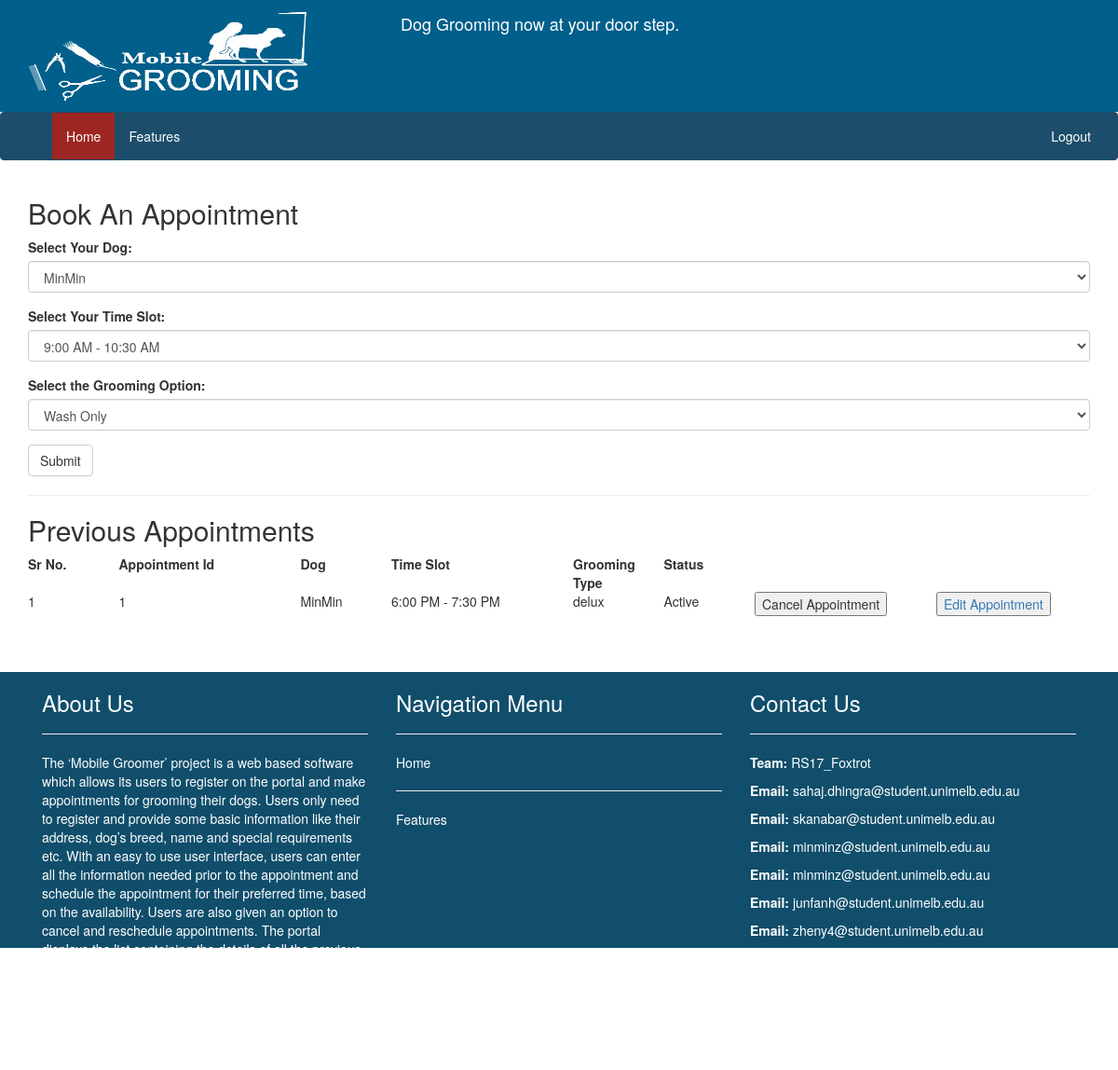
The app's page /dashboard (signed in) with its own data.
### tables this page shows
CREATE TABLE `bookings` (
  `id` int(40) NOT NULL,
  `userId` int(40) NOT NULL,
  `dogId` int(40) NOT NULL,
  `timeSlot` text NOT NULL,
  `groomingType` text NOT NULL,
  `status` int(1) NOT NULL DEFAULT '1',
  `timestamp` timestamp NOT NULL DEFAULT CURRENT_TIMESTAMP
);

CREATE TABLE `dog_details` (
  `id` int(11) NOT NULL,
  `userId` int(11) NOT NULL,
  `dog_name` text NOT NULL,
  `dog_breed` text NOT NULL,
  `dog_dob` date NOT NULL
);

### dashboard/index.php (the view, shortened to what this page needs)
<?php
include '../config-db.php';
?>
<html lang="en-US">
	<head>
		<link href="../bootstrap/css/bootstrap.min.css" rel="stylesheet">
		<link href="../css/style.css" rel="stylesheet">
	</head>
	<body>
		<?php include '../header.php';
		include '../login.php';?>
		<div class="container">
			<h2>Book An Appointment</h2>
			<form id="form-appointment">
			  <div class="form-group">
			    <label for="dog_name">Select Your Dog:</label>
				  <select class="form-control" id="dog_name" name="dog_name">
				  <?php
				  	$sql_select_user="Select * from dog_details where userId='".$_SESSION["userid"]."'";
					$res_select_user=mysqli_query($con,$sql_select_user);
					while($row_select_user=mysqli_fetch_array($res_select_user,MYSQLI_ASSOC)){ ?>
						<option value="<?php echo $row_select_user['id']?>" id="<?php echo $row_select_user['id']?>"><?php echo $row_select_user['dog_name']?></option>
					<?php }
				  ?>
				  </select>
			  </div>
			  <div class="form-group">
			    <?php
			    function creatTimeDropdown($row){
			    	$hours = $minutes = $ampm = $optString='';
			        for( $i = 540; $i <= 1260; $i += 90){
			        			$flag=0;
			                    $hours = floor($i / 60);
			                    $minutes = $i % 60;
			                    if ($minutes < 10){
			                        $minutes = '0' . $minutes;
			                    }
			                    $ampm = $hours % 24 < 12 ? 'AM' : 'PM';
			                    $hours = $hours % 12;
			                    if ($hours === 0){
			                        $hours = 12;
			                    }
			                    $hours_next = floor(($i+90) / 60);
			                    $minutes_next = ($i+90) % 60;
			                    if ($minutes_next < 10){
			                        $minutes_next = '0' . $minutes_next;
			                    }
			                    $ampm_next = $hours_next % 24 < 12 ? 'AM' : 'PM';
			                    $hours_next = $hours_next % 12;
			                    if ($hours_next === 0){
			                        $hours_next = 12;
			                    }
			                    $text =$hours.':'.$minutes.' '.$ampm." - ".$hours_next.':'.$minutes_next.' '.$ampm_next ;
			                    	for($j=0;$j<sizeof($row);$j++){
			                    		if($row[$j]==$text){
			                    			$flag=1;
			                    			break;
			                    		}
			                    	}
			                    	if($flag!=1)
			                    		$optString .='<option value="'.$text.'">'.$text.'</option>';
			        }
			        return $optString;
			    } ?>
			    <label for="dog_name">Select Your Time Slot:</label>
			    <select class="form-control" id="time_slot" name="time_slot">
			    	<?php
			    	$sql="Select `timeSlot` from bookings where `status` = 1 ";
					$res=mysqli_query($con,$sql);
					$row=mysqli_fetch_array($res,MYSQLI_NUM);
			    	echo creatTimeDropdown($row);?>
				</select>
			  </div>
			  <div class="form-group">
			  	<label for="dog_name">Select the Grooming Option:</label>
			  		<select class="form-control" id="type" name="type">
			    		<option value="wash">Wash Only</option>
					</select>
			   </div>
			  <button type="submit" class="btn btn-default">Submit</button>
			</form>
			<hr>
			<h2>Previous Appointments</h2>
			<div class="row" style="margin:0px;">
				<div class="row">
					<div class="col-sm-1"><b>Sr No.</b></div>
					<div class="col-sm-2"><b>Appointment Id</b></div>
					<div class="col-sm-1"><b>Dog</b></div>
					<div class="col-sm-2"><b>Time Slot</b></div>
					<div class="col-sm-1"><b>Grooming Type</b></div>
					<div class="col-sm-1"><b>Status</b></div>
					<div class="col-sm-2"></div>
					<div class="col-sm-2"></div>
				</div>
				<?php
			    	$sql_get_details="Select bookings.id as id,bookings.`userId` as userId,`dogId`,`timeSlot`,`groomingType`,`status`, `dog_name`,`dog_dob`,`dog_breed` from bookings inner join dog_details on bookings.dogId=dog_details.id where bookings.userId =".$_SESSION['userid'];
					$res_get_details=mysqli_query($con,$sql_get_details);
					while($row_get_details=mysqli_fetch_array($res_get_details,MYSQLI_ASSOC)){
						$i=1;
						?>
						<div class="row">
							<div class="col-sm-1"><?php echo $i;?></div>
							<div class="col-sm-2"><?php echo $row_get_details['id'];?></div>
							<div class="col-sm-1"><?php echo $row_get_details['dog_name'];?></div>
							<div class="col-sm-2"><?php echo $row_get_details['timeSlot'];?></div>
							<div class="col-sm-1"><?php echo $row_get_details['groomingType'];?></div>
							<div class="col-sm-1"><?php if($row_get_details['status']==1) echo "Active"; else if($row_get_details['status']==2) echo "Completed"; else if($row_get_details['status']==0) echo "Cancelled"; ?></div>
							<div class="col-sm-2"><?php if($row_get_details['status']==1) { ?> <button class="button" onclick="cancelAppointment('<?php echo $row_get_details['id'];?>')">Cancel Appointment</button><?php }?></div>
							<div class="col-sm-2"><?php if($row_get_details['status']==1) { ?> <a href="../edit-appointment/?id=<?php echo $row_get_details['id'];?>"><button class="button" >Edit Appointment</button></a><?php }?></div>
						</div>
					<?php
						}
				?>
			</div>
		</div>
		<p>&nbsp;</p>
		<p>&nbsp;</p>
		<?php include '../footer.php';?>
	</body>
</html>

### records on screen
bookings: i "1", id "1", dog_details.dog_name "MinMin", timeSlot "6:00 PM - 7:30 PM", groomingType "delux", status "Active"

### other values on screen
form field dog_name "MinMin"
form field time_slot "9:00 AM - 10:30 AM"
